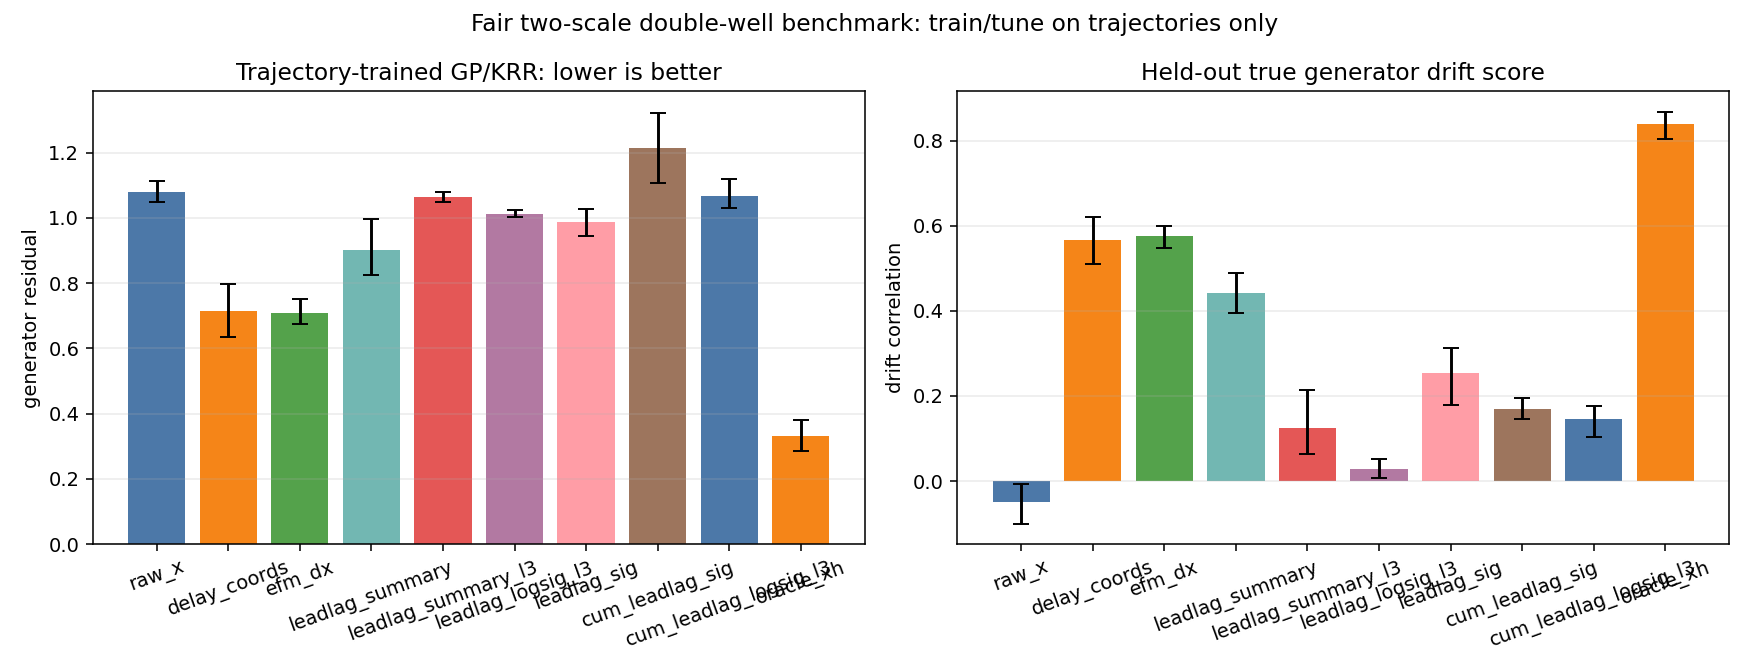

Write Python code to recreate this figure.
r"""
Fair trajectory-only benchmark for the two-scale double-well POC.

This script is stricter than `two_scale_generator_poc.py`:

1. Models train only on observed finite-difference targets dX / dt.
2. Hyperparameters are selected on independent validation trajectories using
   only observed finite-difference error.
3. Final scores are reported on independent held-out trajectories.
4. The true drift is used only for evaluation, because this is a synthetic
   benchmark with known generator action.

The hidden-state representation `oracle_xh` is included only as an upper bound.
It is not a fair observable baseline.
"""

from __future__ import annotations

import os
import sys
from dataclasses import dataclass
from typing import List, Optional, Sequence, Tuple

import numpy as np

HERE = os.path.dirname(os.path.abspath(__file__))
REPO_ROOT = os.path.abspath(os.path.join(HERE, os.pardir, os.pardir))
if REPO_ROOT not in sys.path:
    sys.path.insert(0, REPO_ROOT)

from experiments.science_poc.envs.two_scale_double_well import (
    TwoScaleDoubleWellConfig,
    simulate_two_scale_double_well,
)
from experiments.science_poc.two_scale_generator_poc import (
    FeatureScaler,
    Representation,
    _koopman_timescales,
    _safe_corr,
    build_representations,
    leadlag_qv_sanity_check,
)
from src.control.kernel_residual_control import median_heuristic_length_scale


@dataclass(frozen=True)
class HyperParams:
    alpha: float
    length_multiplier: float


@dataclass
class NystromRBFKRR:
    """Nyström RBF ridge regressor with fixed landmarks.

    The feature map is k(x, landmark_j).  Ridge is solved in the finite
    landmark feature space.  This is the scalable approximation we want for
    the science POC; exact GP/KRR remains available in the older diagnostic.
    """

    landmarks: np.ndarray
    length_scale: np.ndarray
    ridge: float
    y_mean: float = 0.0
    y_scale: float = 1.0
    weights: Optional[np.ndarray] = None

    def _features(self, X: np.ndarray) -> np.ndarray:
        X = np.atleast_2d(np.asarray(X, dtype=float))
        Zx = X / self.length_scale
        Zl = self.landmarks / self.length_scale
        a = np.sum(Zx ** 2, axis=1, keepdims=True)
        b = np.sum(Zl ** 2, axis=1, keepdims=True)
        sqdist = np.maximum(a + b.T - 2.0 * (Zx @ Zl.T), 0.0)
        return np.exp(-0.5 * sqdist)

    def fit(self, X: np.ndarray, y: np.ndarray) -> "NystromRBFKRR":
        y = np.asarray(y, dtype=float).flatten()
        Phi = self._features(X)
        self.y_mean = float(np.mean(y))
        self.y_scale = float(np.std(y, ddof=1)) if y.size > 1 else 1.0
        if self.y_scale <= 1e-12:
            self.y_scale = 1.0
        ys = (y - self.y_mean) / self.y_scale
        gram = Phi.T @ Phi + self.ridge * np.eye(Phi.shape[1])
        self.weights = np.linalg.solve(gram, Phi.T @ ys)
        return self

    def predict(self, X: np.ndarray) -> np.ndarray:
        if self.weights is None:
            raise RuntimeError("call fit() before predict()")
        return self.y_mean + self.y_scale * (self._features(X) @ self.weights)


@dataclass(frozen=True)
class RepFairResult:
    rep: str
    dim: int
    seed: int
    alpha: float
    length_multiplier: float
    n_landmarks: int
    valid_increment_mse: float
    test_increment_mse: float
    transition_rmse: float
    drift_corr: float
    drift_nrmse: float
    generator_residual: float
    top_timescale: float


def _sample_indices(n: int, size: int, rng: np.random.RandomState) -> np.ndarray:
    size = min(int(size), int(n))
    return rng.choice(np.arange(n), size=size, replace=False)


def _choose_landmarks(
    X_scaled: np.ndarray,
    n_landmarks: int,
    rng: np.random.RandomState,
) -> np.ndarray:
    idx = _sample_indices(X_scaled.shape[0], n_landmarks, rng)
    return X_scaled[idx]


def _fit_nystrom_fixed(
    X_train: np.ndarray,
    y_train: np.ndarray,
    hp: HyperParams,
    rng: np.random.RandomState,
    n_landmarks: int,
) -> Tuple[FeatureScaler, NystromRBFKRR]:
    scaler = FeatureScaler.fit(X_train)
    Xs = scaler.transform(X_train)
    ls = median_heuristic_length_scale(Xs) * float(hp.length_multiplier)
    ls = np.maximum(ls, 1e-6)
    landmarks = _choose_landmarks(Xs, n_landmarks=n_landmarks, rng=rng)
    model = NystromRBFKRR(
        landmarks=landmarks,
        length_scale=ls,
        ridge=float(hp.alpha),
    ).fit(Xs, y_train)
    return scaler, model


def _predict(
    scaler: FeatureScaler,
    model: NystromRBFKRR,
    X: np.ndarray,
) -> np.ndarray:
    return model.predict(scaler.transform(X))


def _concat_representations(name: str, reps: Sequence[Representation]) -> Representation:
    return Representation(
        name=name,
        Z=np.vstack([r.Z for r in reps]),
        Z_next=np.vstack([r.Z_next for r in reps]),
        drift_true=np.concatenate([r.drift_true for r in reps]),
        dX_over_dt=np.concatenate([r.dX_over_dt for r in reps]),
        H=np.concatenate([r.H for r in reps]),
    )


def _select_hyperparams(
    train: Representation,
    valid: Representation,
    rng: np.random.RandomState,
    train_size: int,
    valid_size: int,
    grid: Sequence[HyperParams],
    n_landmarks: int,
) -> Tuple[HyperParams, float]:
    train_idx = _sample_indices(train.Z.shape[0], train_size, rng)
    valid_idx = _sample_indices(valid.Z.shape[0], valid_size, rng)
    X_train = train.Z[train_idx]
    y_train = train.dX_over_dt[train_idx]
    X_valid = valid.Z[valid_idx]
    y_valid = valid.dX_over_dt[valid_idx]

    best_hp = grid[0]
    best_mse = float("inf")
    for hp in grid:
        scaler, model = _fit_nystrom_fixed(X_train, y_train, hp, rng, n_landmarks)
        pred = _predict(scaler, model, X_valid)
        mse = float(np.mean((pred - y_valid) ** 2))
        if mse < best_mse:
            best_mse = mse
            best_hp = hp
    return best_hp, best_mse


def _evaluate_representation(
    rep_name: str,
    train: Representation,
    valid: Representation,
    test: Representation,
    config: TwoScaleDoubleWellConfig,
    rng: np.random.RandomState,
    seed: int,
    grid: Sequence[HyperParams],
    n_landmarks: int = 96,
    tune_train_size: int = 240,
    tune_valid_size: int = 650,
    final_train_size: int = 450,
    test_size: int = 1500,
) -> RepFairResult:
    hp, valid_mse = _select_hyperparams(
        train, valid, rng, tune_train_size, tune_valid_size, grid, n_landmarks,
    )
    train_valid = _concat_representations(rep_name, [train, valid])
    final_idx = _sample_indices(train_valid.Z.shape[0], final_train_size, rng)
    scaler, model = _fit_nystrom_fixed(
        train_valid.Z[final_idx],
        train_valid.dX_over_dt[final_idx],
        hp,
        rng,
        n_landmarks,
    )

    test_idx = _sample_indices(test.Z.shape[0], test_size, rng)
    pred = _predict(scaler, model, test.Z[test_idx])
    y_inc = test.dX_over_dt[test_idx]
    true_drift = test.drift_true[test_idx]
    x_now = test.Z[test_idx, 0]
    x_next = test.Z_next[test_idx, 0]

    drift_err = pred - true_drift
    transition_err = x_now + config.dt * pred - x_next
    spec_idx = _sample_indices(test.Z.shape[0], min(5000, test.Z.shape[0]), rng)
    times = _koopman_timescales(
        test.Z[spec_idx], test.Z_next[spec_idx], dt=config.dt, max_out=1,
    )
    return RepFairResult(
        rep=rep_name,
        dim=int(test.Z.shape[1]),
        seed=int(seed),
        alpha=float(hp.alpha),
        length_multiplier=float(hp.length_multiplier),
        n_landmarks=int(min(n_landmarks, final_idx.size)),
        valid_increment_mse=float(valid_mse),
        test_increment_mse=float(np.mean((pred - y_inc) ** 2)),
        transition_rmse=float(np.sqrt(np.mean(transition_err ** 2))),
        drift_corr=_safe_corr(pred, true_drift),
        drift_nrmse=float(
            np.sqrt(np.mean(drift_err ** 2)) / max(np.std(true_drift, ddof=1), 1e-12)
        ),
        generator_residual=float(
            np.mean(drift_err ** 2) / max(np.mean(true_drift ** 2), 1e-12)
        ),
        top_timescale=float(times[0]) if times else float("nan"),
    )


def run_seed(
    seed: int,
    config: TwoScaleDoubleWellConfig,
    rep_order: Sequence[str],
    grid: Sequence[HyperParams],
) -> List[RepFairResult]:
    train_sim = simulate_two_scale_double_well(config, n_paths=22, seed=seed * 10 + 1)
    valid_sim = simulate_two_scale_double_well(config, n_paths=12, seed=seed * 10 + 2)
    test_sim = simulate_two_scale_double_well(config, n_paths=18, seed=seed * 10 + 3)
    train_reps = build_representations(train_sim, config)
    valid_reps = build_representations(valid_sim, config)
    test_reps = build_representations(test_sim, config)
    results: List[RepFairResult] = []
    for j, name in enumerate(rep_order):
        # Per-representation RNG makes landmark draws invariant to table order
        # and to adding/removing unrelated benchmark lanes.
        rng = np.random.RandomState(seed * 100 + j)
        results.append(_evaluate_representation(
            name,
            train_reps[name],
            valid_reps[name],
            test_reps[name],
            config,
            rng,
            seed,
            grid,
        ))
    return results


def _bootstrap_mean_interval(
    values: np.ndarray,
    rng: np.random.RandomState,
    n_draws: int = 12000,
) -> Tuple[float, float, float]:
    values = np.asarray(values, dtype=float).flatten()
    weights = rng.dirichlet(np.ones(values.size), size=n_draws)
    draws = weights @ values
    return (
        float(np.mean(draws)),
        float(np.quantile(draws, 0.05)),
        float(np.quantile(draws, 0.95)),
    )


def _rep_values(results: Sequence[RepFairResult], rep: str, metric: str) -> np.ndarray:
    return np.array([getattr(r, metric) for r in results if r.rep == rep], dtype=float)


def _paired_metric(
    results: Sequence[RepFairResult],
    rep_a: str,
    rep_b: str,
    metric: str,
) -> np.ndarray:
    by_key = {(r.rep, r.seed): getattr(r, metric) for r in results}
    seeds = sorted({r.seed for r in results if r.rep == rep_a} & {r.seed for r in results if r.rep == rep_b})
    return np.array([by_key[(rep_a, s)] - by_key[(rep_b, s)] for s in seeds], dtype=float)


def print_summary(
    results: Sequence[RepFairResult],
    rep_order: Sequence[str],
    config: TwoScaleDoubleWellConfig,
) -> None:
    rng = np.random.RandomState(20260518)
    seeds = sorted({r.seed for r in results})
    print("=" * 118)
    print("FAIR TWO-SCALE DOUBLE-WELL BENCHMARK")
    print("=" * 118)
    print(
        "Training/tuning target: observed dX/dt only. True drift is used only for held-out scoring."
    )
    print("Model: Nyström RBF kernel ridge regression with random training landmarks.")
    print(
        f"dt={config.dt} T={config.T} beta={config.beta} sigma_X={config.sigma_X} "
        f"kappa_H={config.kappa_H} hidden_timescale={config.hidden_timescale:.3f} seeds={seeds}"
    )
    print("-" * 118)
    header = (
        "rep           dim  m    gen_resid mean [90% CrI]     drift_corr mean [90% CrI]   "
        "test_inc_mse   trans_rmse"
    )
    print(header)
    print("-" * len(header))
    for rep in rep_order:
        rows = [r for r in results if r.rep == rep]
        dim = rows[0].dim
        m_landmarks = rows[0].n_landmarks
        resid = _rep_values(results, rep, "generator_residual")
        corr = _rep_values(results, rep, "drift_corr")
        inc = _rep_values(results, rep, "test_increment_mse")
        trans = _rep_values(results, rep, "transition_rmse")
        resid_m, resid_lo, resid_hi = _bootstrap_mean_interval(resid, rng)
        corr_m, corr_lo, corr_hi = _bootstrap_mean_interval(corr, rng)
        inc_m, _, _ = _bootstrap_mean_interval(inc, rng)
        trans_m, _, _ = _bootstrap_mean_interval(trans, rng)
        print(
            f"{rep:13s} {dim:3d} {m_landmarks:3d}  {resid_m:7.3f} [{resid_lo:6.3f}, {resid_hi:6.3f}]"
            f"        {corr_m:+7.3f} [{corr_lo:+6.3f}, {corr_hi:+6.3f}]"
            f"      {inc_m:9.3f}   {trans_m:9.4f}"
        )
    print("-" * 118)
    raw_resid = _rep_values(results, "raw_x", "generator_residual")
    for rep in rep_order:
        if rep == "raw_x":
            continue
        rep_resid = _rep_values(results, rep, "generator_residual")
        ratio = raw_resid / np.maximum(rep_resid, 1e-12)
        ratio_m, ratio_lo, ratio_hi = _bootstrap_mean_interval(ratio, rng)
        diff = raw_resid - rep_resid
        weights = rng.dirichlet(np.ones(diff.size), size=12000)
        p_better = float(np.mean((weights @ diff) > 0.0))
        print(
            f"raw_x / {rep} generator-residual ratio: "
            f"{ratio_m:.2f} [{ratio_lo:.2f}, {ratio_hi:.2f}], "
            f"P({rep} improves over raw_x)={p_better:.3f}"
        )
    print("-" * 118)
    print("Selected hyperparameters by seed:")
    for rep in rep_order:
        selected = [
            f"s{r.seed}:a={r.alpha:g},l={r.length_multiplier:g},m={r.n_landmarks}"
            for r in results
            if r.rep == rep
        ]
        print(f"  {rep:13s} " + "; ".join(selected))


def plot_summary(
    results: Sequence[RepFairResult],
    rep_order: Sequence[str],
    out_path: str,
) -> None:
    import matplotlib

    matplotlib.use("Agg")
    import matplotlib.pyplot as plt

    rng = np.random.RandomState(20260519)
    means = []
    lo = []
    hi = []
    corr_means = []
    corr_lo = []
    corr_hi = []
    for rep in rep_order:
        m, q05, q95 = _bootstrap_mean_interval(
            _rep_values(results, rep, "generator_residual"), rng,
        )
        means.append(m)
        lo.append(q05)
        hi.append(q95)
        cm, cq05, cq95 = _bootstrap_mean_interval(
            _rep_values(results, rep, "drift_corr"), rng,
        )
        corr_means.append(cm)
        corr_lo.append(cq05)
        corr_hi.append(cq95)

    x = np.arange(len(rep_order))
    fig, axes = plt.subplots(1, 2, figsize=(12.5, 4.8))
    colors = [
        "#4C78A8", "#F58518", "#54A24B", "#72B7B2",
        "#E45756", "#B279A2", "#FF9DA6", "#9D755D",
    ]

    ax = axes[0]
    yerr = [np.array(means) - np.array(lo), np.array(hi) - np.array(means)]
    ax.bar(x, means, yerr=yerr, capsize=4, color=colors[: len(rep_order)])
    ax.set_xticks(x)
    ax.set_xticklabels(rep_order, rotation=20)
    ax.set_ylabel("generator residual")
    ax.set_title("Trajectory-trained GP/KRR: lower is better")
    ax.grid(axis="y", alpha=0.25)

    ax = axes[1]
    yerr = [
        np.array(corr_means) - np.array(corr_lo),
        np.array(corr_hi) - np.array(corr_means),
    ]
    ax.bar(x, corr_means, yerr=yerr, capsize=4, color=colors[: len(rep_order)])
    ax.set_xticks(x)
    ax.set_xticklabels(rep_order, rotation=20)
    ax.set_ylabel("drift correlation")
    ax.set_title("Held-out true generator drift score")
    ax.grid(axis="y", alpha=0.25)

    fig.suptitle("Fair two-scale double-well benchmark: train/tune on trajectories only")
    fig.tight_layout()
    fig.savefig(out_path, dpi=140)
    plt.close(fig)


def main() -> None:
    config = TwoScaleDoubleWellConfig()
    qv_err = leadlag_qv_sanity_check()
    if qv_err > 1e-12:
        raise RuntimeError(f"lead-lag QV sanity check failed: error={qv_err:g}")
    rep_order = [
        "raw_x",
        "delay_coords",
        "efm_dx",
        "leadlag_summary",
        "leadlag_summary_l3",
        "leadlag_logsig_l3",
        "leadlag_sig",
        "cum_leadlag_sig",
        "cum_leadlag_logsig_l3",
        "oracle_xh",
    ]
    grid = [
        HyperParams(alpha=a, length_multiplier=l)
        for a in (0.10, 0.50, 1.00)
        for l in (1.00, 2.00)
    ]
    seeds = [20260516, 20260517, 20260518, 20260519, 20260520]
    all_results: List[RepFairResult] = []
    for seed in seeds:
        print(f"running seed {seed}...", flush=True)
        all_results.extend(run_seed(seed, config, rep_order, grid))
    print_summary(all_results, rep_order, config)
    out_path = os.path.join(HERE, "two_scale_fair_benchmark.png")
    plot_summary(all_results, rep_order, out_path)
    print()
    print(f"Saved figure: {out_path}")


if __name__ == "__main__":
    main()
